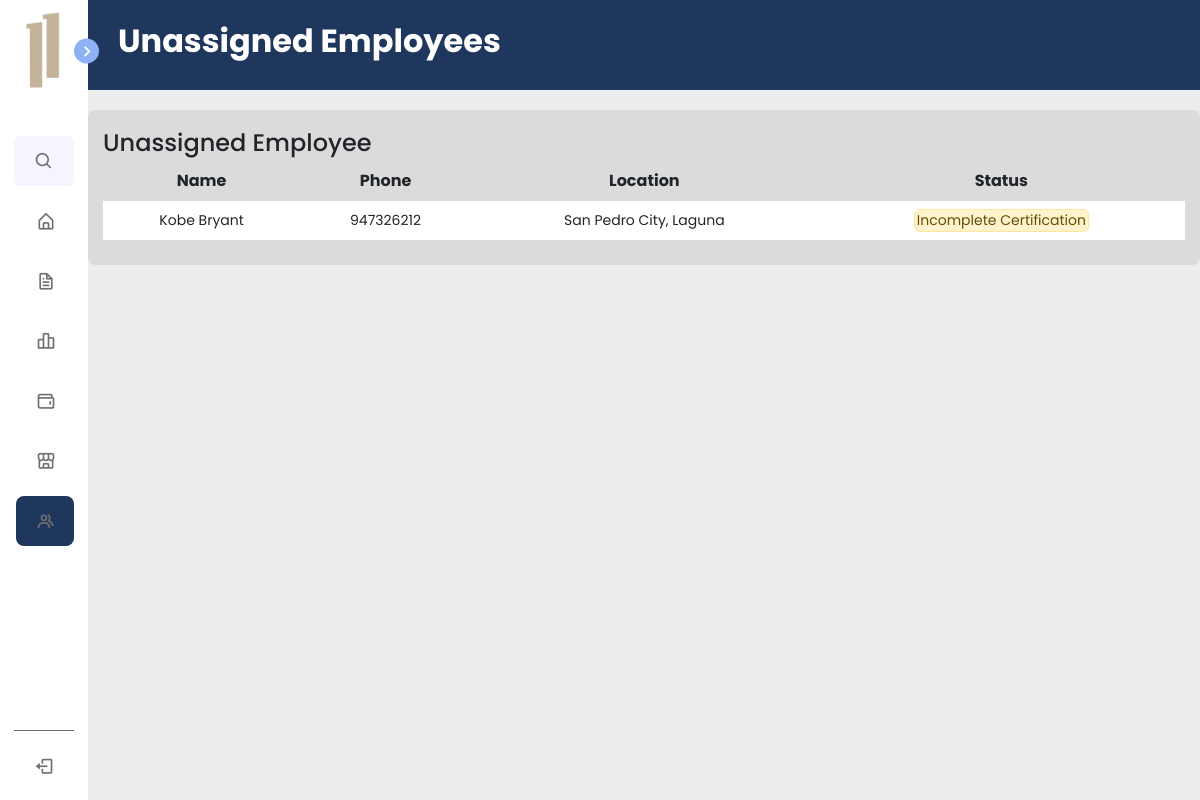
Before: /pages/manpower/unassignedEmployees2.php with the older database file.
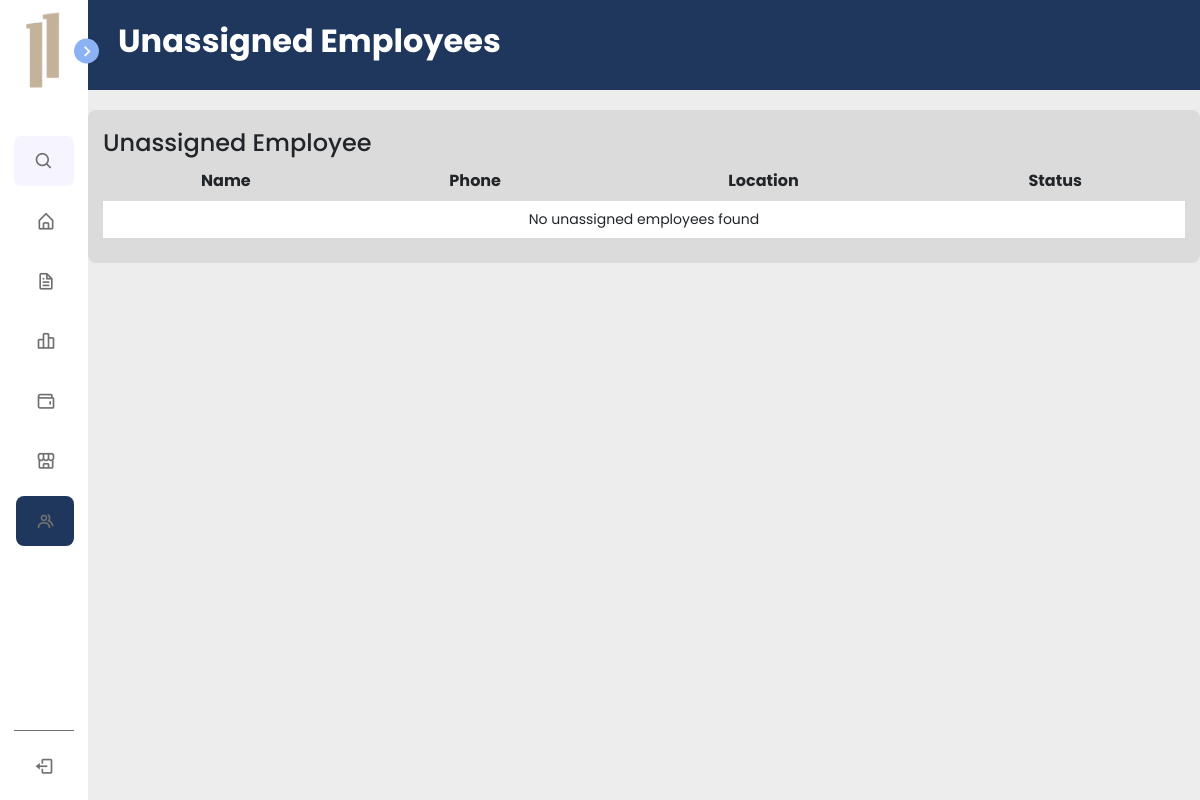
After: the same page with the newer database file.
### tables this page shows
CREATE TABLE `users_accounts` (
  `user_id` bigint(250) NOT NULL,
  `user_name` varchar(255) NOT NULL,
  `user_photo` varchar(150) NOT NULL DEFAULT 'default-profile.png',
  `user_email` varchar(200) NOT NULL,
  `user_password` varchar(200) NOT NULL,
  `user_phone_number` int(15) NOT NULL,
  `user_address` text DEFAULT NULL,
  `user_birthdate` date DEFAULT NULL,
  `user_type` varchar(100) NOT NULL DEFAULT 'user',
  `user_status` varchar(100) NOT NULL DEFAULT 'active',
  `date_created` datetime NOT NULL
);

CREATE TABLE `user_information` (
  `user_id` bigint(250) NOT NULL,
  `assigned_at` bigint(250) NOT NULL,
  `employee_status` varchar(100) NOT NULL,
  `franchisee` varchar(250) NOT NULL,
  `branch` varchar(250) NOT NULL,
  `user_shift` varchar(120) NOT NULL,
  `certification_name` text NOT NULL,
  `certification_date` date NOT NULL,
  `certificate_file_name` text NOT NULL,
  `certificate_status` varchar(150) NOT NULL
);

### pages/manpower/unassignedEmployees2.php (the view, shortened to what this page needs)
<?php
include ("../../phpscripts/database-connection.php");
$data = [];
$sql = "
    SELECT ua.user_id, ua.user_name, ua.user_phone_number, ua.user_address, ui.employee_status, ui.certificate_status
    FROM users_accounts ua
    LEFT JOIN user_information ui ON ua.user_id = ui.user_id
    WHERE ui.assigned_at = 0 AND ui.employee_status = 'unassigned'
";
$result = mysqli_query($con, $sql);
if ($result && mysqli_num_rows($result) > 0) {
    $data['employees'] = [];
    while ($row = mysqli_fetch_assoc($result)) {
        $data['employees'][] = $row;
    }
    $data['status'] = 'success';
} else {
    $data['status'] = 'error';
    $data['message'] = 'No unassigned employees found';
}
?>
<!DOCTYPE html>
<html lang="en">
<head>
    <link href="https://cdn.jsdelivr.net/npm/bootstrap@5.3.3/dist/css/bootstrap.min.css" rel="stylesheet"
>
    <link rel="stylesheet" href="../../assets/css/navbar.css">
    <link rel="stylesheet" href="../../assets/css/unassignedEmployees.css">
    <link href='https://unpkg.com/boxicons@2.1.4/css/boxicons.min.css' rel='stylesheet'>
</head>
<body>
    <nav class="sidebar close">
        <header>
            <div class="image-text">
                <span class="image">
                    <img src="../../assets/images/BoxLogo.png" alt="logo">
                </span>
            </div>
            <i class='bx bx-chevron-right toggle'></i>
        </header>
        <div class="menu-bar">
            <div class="menu">
                <li class="search-box">
                    <i class='bx bx-search icon'></i>
                </li>
                <ul class="menu-links">
                    <li class="nav-link">
                        <a href="../../dashboard">
                            <i class='bx bx-home-alt icon'></i>
                        </a>
                    </li>
                    <li class="nav-link">
                        <a href="../../pages/contract/franchiseeAgreement">
                            <i class='bx bx-file icon'></i>
                        </a>
                    </li>
                    <li class="nav-link">
                        <a href="../../pages/salesPerformance/sales">
                            <i class='bx bx-bar-chart-alt-2 icon'></i>
                        </a>
                    </li>
                    <li class="nav-link">
                        <a href="../../pages/salesPerformance/expenses">
                            <i class='bx bx-wallet icon'></i>
                        </a>
                    </li>
                    <li class="nav-link">
                        <a href="../../pages/inventory/inventory2">
                            <i class='bx bx-store-alt icon'></i>
                        </a>
                    </li>
                    <li class="nav-link active">
                        <a href="../../pages/manpower/manpower_dashboard">
                            <i class='bx bx-group icon'></i>
                        </a>
                    </li>
                </ul>
            </div>
            <div class="bottom-content">
                <li>
                    <a href="../../phpscripts/user-logout.php">
                        <i class='bx bx-log-out icon'></i>
                    </a>
                </li>
            </div>
        </div>
    </nav>
    <section class="home">
        <header class="manpowerheader">
            <div class="container-header">
                <h1 class="title">Unassigned Employees</h1>
            </div>
        </header>
        <div class="activity">
            <section id="employees-section">
                <span class="text">Unassigned Employee</span>
                <table class="content-table">
                    <thead>
                        <tr>
                            <th>Name</th>
                            <th>Phone</th>
                            <th>Location</th>
                            <th>Status</th>
                        </tr>
                    </thead>
                    <tbody>
                        <?php
                        if ($data['status'] === 'success') {
                            foreach ($data['employees'] as $employee) {
                                $certificateStatus = empty($employee['certificate_status']) ? 'Incomplete Certification' : 'Ready for Deployment';
                                $alertClass = empty($employee['certificate_status']) ? 'alert-warning' : 'alert-success';
                                echo "<tr>";
                                echo "<td>" . htmlspecialchars($employee['user_name']) . "</td>";
                                echo "<td>" . htmlspecialchars($employee['user_phone_number']) . "</td>";
                                echo "<td>" . htmlspecialchars($employee['user_address']) . "</td>";
                                echo "<td><div class='alert $alertClass p-0 m-auto w-50' role='alert'>$certificateStatus</div></td>";
                                echo "</tr>";
                            }
                        } else {
                            echo "<tr><td colspan='5'>" . htmlspecialchars($data['message']) . "</td></tr>";
                        }
                        ?>
                    </tbody>
                </table>
            </section>
        </div>
    </section>
</body>
</html>

### assets/css/navbar.css (style rules this page uses)
* { font-family: "Poppins", sans-serif; margin: 0; padding: 0; box-sizing: border-box; }
:root { --body-color: #e4e9f7; --sidebar-color: #fff; --primary-color: #695cfe; --primary-color-light: #f6f5ff; --toggle-color: #ddd; --text-color: #707070; --tran-02: all 0.2s ease; --tran-03: all 0.3s ease; --tran-04: all 0.4s ease; --tran-05: all 0.5s ease; }
body { height: 100vh; background: #ededed; }
.sidebar { position: fixed; top: 0; left: 0; height: 100%; width: 250px; padding: 10px 14px; background: var(--sidebar-color); transition: var(--tran-05); z-index: 100; }
.sidebar.close { width: 88px; }
.sidebar .image { min-width: 60px; display: flex; align-items: center; justify-content: center; }
.sidebar li { height: 50px; margin-top: 10px; list-style: none; display: flex; align-items: center; }
.sidebar li .icon { display: flex; align-items: center; justify-content: center; min-width: 60px; font-size: 20px; }
.sidebar li .icon, .sidebar li .text { color: var(--text-color); transition: var(--tran-02); }
.sidebar header { position: relative; }
.sidebar .image-text img { width: 40px; border-radius: 6px; }
.sidebar header .image-text { display: flex; align-items: center; }
.sidebar header .toggle { position: absolute; top: 50%; right: -25px; transform: translateY(-50%) rotate(180deg); height: 25px; width: 25px; background: #8cb2f5; display: flex; align-items: center; justify-content: center; border-radius: 50%; color: var(--sidebar-color); font-size: 22px; transition: var(--tran-03); }
.sidebar.close header .toggle { transform: translateY(-50%); }
.sidebar .menu { margin-top: 35px; }
.sidebar .search-box { background: var(--primary-color-light); border-radius: 6px; }
.sidebar .bottom-content { border-top: 1px solid var(--text-color); }
.sidebar li a { height: 100%; width: 100%; display: flex; align-items: center; text-decoration: none; border-radius: 6px; transition: var(--tran-04); }
.sidebar .menu-bar { height: calc(100% - 80px); display: flex; flex-direction: column; justify-content: space-between; }
.sidebar .menu-links { margin-left: -30px; }
.sidebar.close ~ .home { left: 88px; width: calc(100% - 88px); }
.home { position: relative; left: 250px; width: calc(100% - 250px); transition: var(--tran-05); }
.menu-links .nav-link.active { background-color: #1f375d; border-radius: 8px; }

### assets/css/unassignedEmployees.css (style rules this page uses)
.manpowerheader { height: 90px; background: #1F375D; color: white; display: flex; align-items: center; }
.container-header { margin-left: 30px; }
.title { font-size: 32px; font-weight: bold; }
#employees-section { margin-top: 20px; margin-bottom: 30px; padding: 15px; border-radius: 8px; background: rgb(219, 219, 219); }
#employees-section .text { font-size: 24px; font-weight: 500; }
table.content-table { width: 100%; border-collapse: collapse; border: none; }
table.content-table th, table.content-table td { padding: 8px; text-align: center; border-bottom: 1px solid #ddd; border-right: none; }
table.content-table th { border: none; font-weight: bold; }
table.content-table td { font-size: 14px; }
tbody tr { margin-bottom: 10px; border-bottom: 10px solid rgb(219, 219, 219); background-color: white; padding: 20px; }

Changed rows visible on the page:
removed users_accounts: user_name "Kobe Bryant", user_phone_number "947326212", user_address "San Pedro City, Laguna", user_information.certificate_status "Incomplete Certification"
Other visible differences:
$data['message']: (not shown) → "No unassigned employees found"
